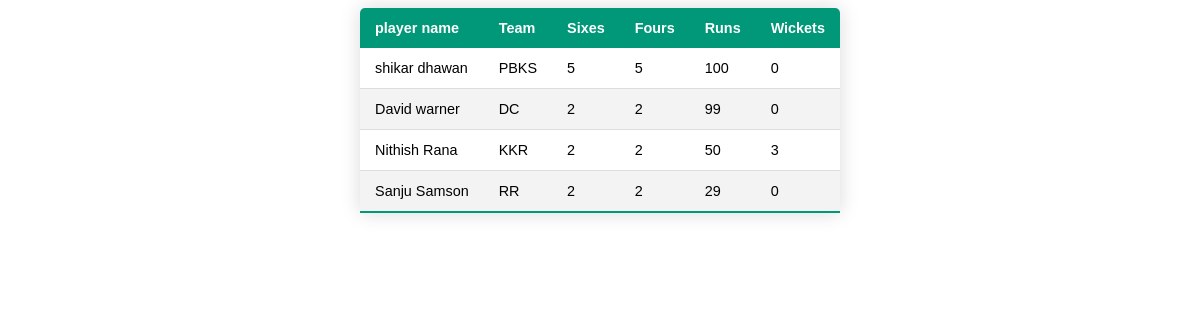
Page /IPL/dashboard/ on the committed database.
### NNRG/models.py (models this page shows)
class stats(models.Model):
    player =  models.TextField()
    team = models.TextField()
    sixes = models.IntegerField()
    fours = models.IntegerField()
    runs = models.IntegerField()
    wicket = models.IntegerField()

### NNRG/views.py (the view)
# urls.py: path("dashboard/",views.view_dashboard),
def view_dashboard(request):
   list1 = models.stats.objects.all().values()
   return render(request,'view_dashboard.html',{'stats':list1})

### NNRG/templates/view_dashboard.html (shortened to what this page needs)
<!DOCTYPE html>
<html lang="en">
<head>
</head>
<body>
    <table class="content-table">
        <thead>
          <tr>
            <th>player name</th>
            <th>Team</th>
            <th>Sixes</th>
            <th>Fours</th>
            <th>Runs</th>
            <th>Wickets</th>
          </tr>
        </thead>
        <tbody>
            {% for i in stats %}
            <tr>
              <td>{{i.player}}</td>
              <td>{{i.team}}</td>
              <td>{{i.sixes}}</td>
              <td>{{i.fours}}</td>
              <td>{{i.runs}}</td>
              <td>{{i.wicket}}</td>
            </tr>
            {% endfor %}
        </tbody>
      </table>
</body>
</html>

### NNRG/templates/view_dashboard.html (style rules this page uses)
* { font-family: sans-serif; }
.content-table { border-collapse: collapse; margin-top: auto; margin-left: auto; margin-right: auto; font-size: 0.9em; min-width: 400px; align-content: center; border-radius: 5px 5px 0 0; overflow: hidden; box-shadow: 0 0 20px rgba(0, 0, 0, 0.15); }
.content-table thead tr { background-color: #009879; color: #ffffff; text-align: left; font-weight: bold; }
.content-table th, .content-table td { padding: 12px 15px; }
.content-table tbody tr { border-bottom: 1px solid #dddddd; }
.content-table tbody tr:nth-of-type(even) { background-color: #f3f3f3; }
.content-table tbody tr:last-of-type { border-bottom: 2px solid #009879; }

### rows in the picture
stats: player "shikar dhawan", team "PBKS", sixes "5", fours "5", runs "100", wicket "0"
stats: player "David warner", team "DC", sixes "2", fours "2", runs "99", wicket "0"
stats: player "Nithish Rana", team "KKR", sixes "2", fours "2", runs "50", wicket "3"
stats: player "Sanju Samson", team "RR", sixes "2", fours "2", runs "29", wicket "0"
